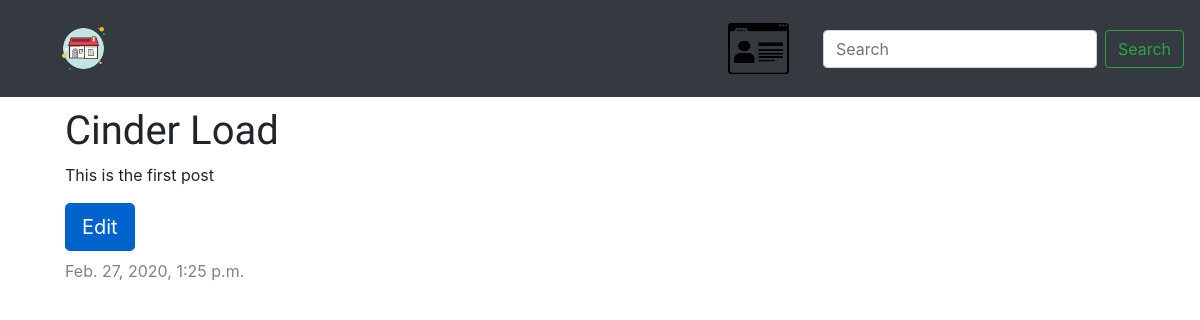
Before: /1/ with the older database file.
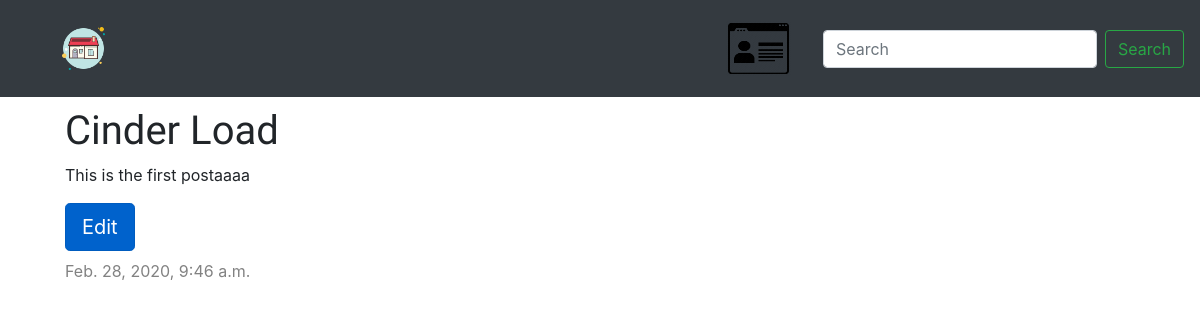
After: the same page with the newer database file.
### blog/models.py (models this page shows, shortened)
class Post(models.Model):
    author = models.ForeignKey('auth.User', on_delete=models.CASCADE)
    title = models.CharField(max_length=200)
    text = models.TextField()
    created_date = models.DateTimeField(default=timezone.now)
    published_date = models.DateTimeField(blank=True, null=True)

### blog/views.py (the view)
# urls.py: path('<int:pk>/', views.post_detail, name='post_detail'),
def post_detail(request, pk):
    post = get_object_or_404(Post, pk=pk)
    return render(request, 'blog/post_detail.html', {'post': post})

### templates/blog/post_detail.html
{% extends 'blog/base.html' %}
{% block content %}
    <div class="post">
        <h1>{{ post.title }}</h1>
        <p>{{ post.text|linebreaksbr }}</p>
        <a href="{% url 'post_edit' pk=post.pk %}" class="btn btn-primary btn-lg active mb-2" role="button" aria-pressed="true">Edit</a>
            {% if post.published_date %}
            <div class="date">
                {{ post.published_date }}
            </div>
        {% endif %}
    </div>
{% endblock %}

### templates/blog/base.html (shortened to what this page needs)
{% load static %}
<head>
    <link rel="stylesheet" href="https://stackpath.bootstrapcdn.com/bootstrap/4.4.1/css/bootstrap.min.css">
    <link rel="stylesheet" href="{% static 'css/blog.css' %}">
</head>
<body>
<nav class="navbar sticky-top navbar-expand-lg navbar-dark bg-dark">
    <nav class="navbar navbar-dark bg-dark">
<a class="navbar-brand ml-4" href="/">
<img src="{% static 'icons/home.png' %}" width="55" height="55" class="d-inline-block align-top" alt="">
</a>
</nav>
<div class="collapse navbar-collapse" id="navbarSupportedContent">
    <ul class="navbar-nav mr-auto ml-5">
        <li class="nav-item active">
            <a class="nav-link" href="#"></a>
        </li>
    </ul>
</div>
<form class="form-inline my-2 my-lg-0">
    <ul class="navbar-nav mr-auto ml-5">
        {% if not user.is_authenticated %}
        <a class="navbar-brand" href="{% url 'login' %}" >
            <img src="{% static 'icons/account.png' %}" width="65" height="55" class="d-inline-block align-top" alt="">
        </a>
        <li class="nav-item active">
            <a class="nav-link" href="#"></a>
        </li>
        {% endif %}
    </ul>
  <input class="form-control mr-sm-2" type="search" placeholder="Search" aria-label="Search">
  <button class="btn btn-outline-success my-2 my-sm-0" type="submit">Search</button>
</form>
</nav>
<div class="content container">
    <div class="row">
        <div class="col-md-8">
        {% block content %}
        {% endblock %}
        </div>
    </div>
</div>
</body>

### blog/static/css/blog.css (style rules this page uses)
.content { margin-left: 40px; }
h1, h2, h3, h4 { font-family: 'Lobster', cursive; }
.date { float: bottom; margin: auto; color: #828282; }
.post { margin-top: 10px; margin-left: 10px; margin-bottom: 40px; word-wrap: break-word; overflow:hidden; text-overflow: ellipsis; }

Changed rows visible on the page:
changed Post "Cinder Load": text "This is the first post" → "This is the first postaaaa"; published_date "Feb. 27, 2020, 1:25 p.m." → "Feb. 28, 2020, 9:46 a.m."
